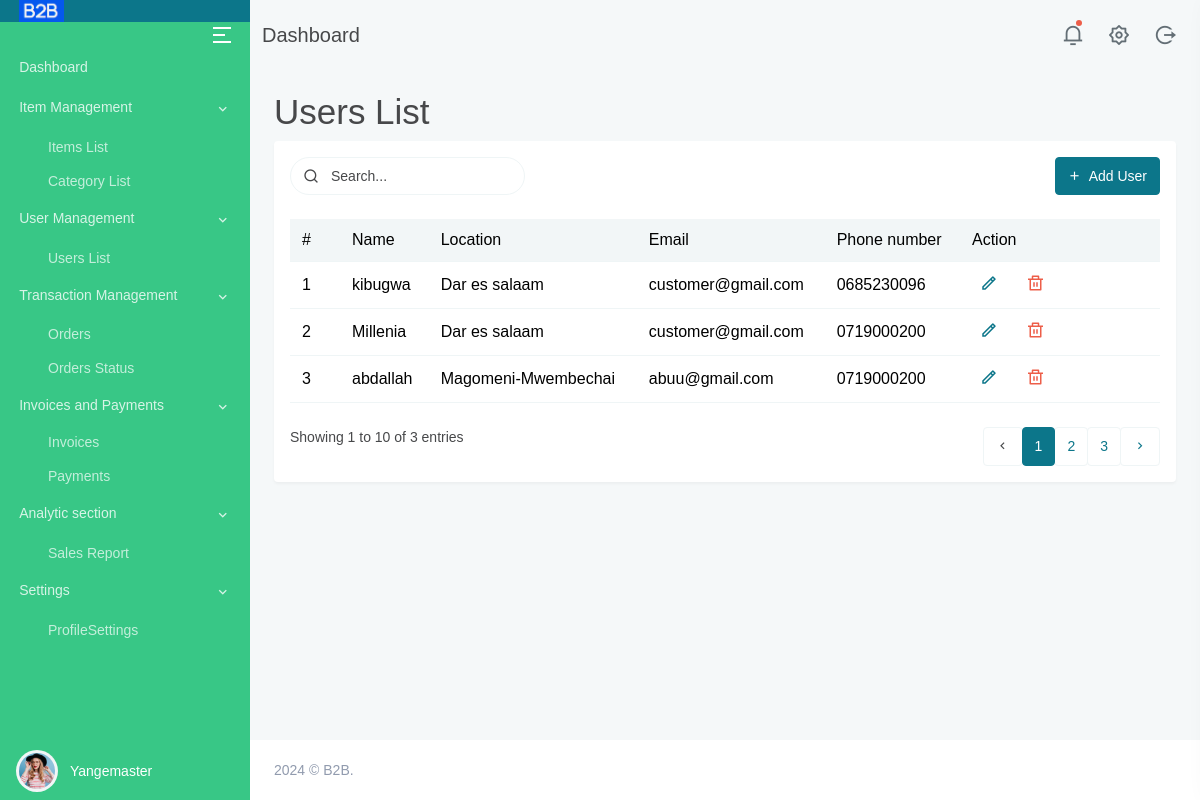
The page /userslist (signed in) on the database its author committed.
### main/models.py (models this page shows, shortened)
class Customer(models.Model):
    username = models.CharField(max_length=255, blank=True)
    email = models.EmailField(default="customer@gmail.com")
    location = models.CharField(max_length=200, default="Dar es salaam")
    phone_number = models.CharField(max_length=20, blank=True)

### main/views.py (the view)
# urls.py: path('userslist', views.userslist, name="userslist"),
@login_required
def userslist(request):
    customers = Customer.objects.all()
    return render(request, 'users-list.html', {'customers': customers})

### templates/users-list.html (shortened to what this page needs)
﻿{% extends "base.html" %}
{% load static %}
{% block content %}
    <div class="main-content">
        <div class="page-content">
            <div class="container-fluid">
                <h1>Users List</h1>
                <div class="row">
                    <div class="col-lg-12">
                        <div class="card">
                            <div class="card-body">
                                <div class="row mb-2">
                                    <div class="col-md-6">
                                        <div class="form-inline float-md-start mb-3">
                                            <div class="search-box me-2">
                                                <div class="position-relative">
                                                    <input type="text" class="form-control border" placeholder="Search...">
                                                    <i class="ri-search-line search-icon"></i>
                                                </div>
                                            </div>
                                        </div>
                                    </div>
                                    <div class="col-md-6">
                                        <div class="mb-3 float-end">
                                            <a href="{% url 'add_user' %}" class="btn btn-primary">
                                                <i class="mdi mdi-plus me-1"></i> Add User
                                            </a>
                                        </div>
                                    </div>
                                </div>
                                <div class="table-responsive mb-4">
                                    <table class="table table-hover table-nowrap align-middle mb-0">
                                        <thead class="bg-light">
                                            <tr>
                                                <th scope="col" style="width: 50px;">#</th>
                                                <th scope="col">Name</th>
                                                <th scope="col">Location</th>
                                                <th scope="col">Email</th>
                                                <th scope="col">Phone number</th>
                                                <th scope="col" style="width: 200px;">Action</th>
                                            </tr>
                                        </thead>
                                        <tbody>
                                            {% for customer in customers %}
                                            <tr>
                                                <th scope="row">{{ forloop.counter }}</th>
                                                <td>{{ customer.username }}</td>
                                                <td>{{ customer.location }}</td>
                                                <td>{{ customer.email }}</td>
                                                <td>{{ customer.phone_number }}</td>
                                                <td>
                                                    <ul class="list-inline mb-0">
                                                        <li class="list-inline-item">
                                                            <a href="{% url 'edit_user' user.id %}" class="px-2 text-primary"><i class="ri-pencil-line font-size-18"></i></a>
                                                        </li>
                                                        <li class="list-inline-item">
                                                            <a href="{%url 'delete_user' user.id %}" class="px-2 text-danger"><i class="ri-delete-bin-line font-size-18"></i></a>
                                                        </li>
                                                    </ul>
                                                </td>
                                            </tr>
                                            {% endfor %}
                                        </tbody>
                                    </table>
                                </div>
                                <div class="row mt-4">
                                    <div class="col-sm-6">
                                        <div>
                                            <p class="mb-sm-0">Showing 1 to 10 of {{ customers|length }} entries</p>
                                        </div>
                                    </div>
                                    <div class="col-sm-6">
                                        <div class="float-sm-end">
                                            <ul class="pagination mb-sm-0">
                                                <li class="page-item disabled">
                                                    <a href="#" class="page-link"><i class="mdi mdi-chevron-left"></i></a>
                                                </li>
                                                <li class="page-item active">
                                                    <a href="#" class="page-link">1</a>
                                                </li>
                                                <li class="page-item">
                                                    <a href="#" class="page-link">2</a>
                                                </li>
                                                <li class="page-item">
                                                    <a href="#" class="page-link">3</a>
                                                </li>
                                                <li class="page-item">
                                                    <a href="#" class="page-link"><i class="mdi mdi-chevron-right"></i></a>
                                                </li>
                                            </ul>
                                        </div>
                                    </div>
                                </div>
                            </div>
                        </div>
                    </div>
                </div>
            </div>
        </div>
        <footer class="footer">
            <div class="container-fluid">
                <div class="row">
                    <div class="col-sm-6">
                    </div>
                </div>
            </div>
        </footer>
    </div>
{% endblock %}

### templates/base.html (shortened to what this page needs)
{% load static %}
<!doctype html>
<html lang="en">
    <head>
    <link href="{% static 'assets/libs/jsvectormap/css/jsvectormap.min.css' %}" rel="stylesheet" type="text/css">
    <link href="{% static 'assets/css/bootstrap.min.css' %}" id="bootstrap-style" rel="stylesheet" type="text/css">
    <link href="{% static 'assets/css/icons.min.css' %}" rel="stylesheet" type="text/css">
    <link href="{% static 'assets/css/app.min.css' %}" id="app-style" rel="stylesheet" type="text/css">
    <link href="https://unicons.iconscout.com/release/v4.0.0/css/unicons.css" rel="stylesheet">
    </head>
    <body data-sidebar="colored">
        <div id="layout-wrapper">
            <header id="page-topbar">
                <div class="navbar-header">
                    <div class="d-flex">
                      <div class="page-title-box align-self-center d-none d-md-block">
                        <h4 class="page-title mb-0">Dashboard</h4>
                      </div>
                    </div>
                    <div class="d-flex">
                        <div class="dropdown d-inline-block">
                            <button type="button" class="btn header-item noti-icon waves-effect" id="page-header-notifications-dropdown" data-bs-toggle="dropdown" aria-expanded="false">
                                <i class="ri-notification-3-line"></i>
                                <span class="noti-dot"></span>
                            </button>
                        </div>
                        <div class="dropdown d-inline-block">
                            <a href="{% url 'settings' %}">
                                <button type="button" class="btn header-item noti-icon right-bar-toggle waves-effect">
                                    <i class="ri-settings-2-line"></i>
                                </button>
                            </a>
                        </div>
                        <div class="dropdown d-inline-block">
                            <a href="{% url 'logout' %}">
                                <button type="button" class="btn header-item noti-icon right-bar-toggle waves-effect">
                                    <i class="ri-logout-circle-r-line"></i>
                                </button>
                            </a>
                        </div>
                    </div>
                </div>
            </header>
            <div class="vertical-menu bg-success">
                 <div class="navbar-brand-box">
                    <a href="{% url 'index' % }" class="logo logo-light">
                        <span class="logo-lg">
                        <img src="{% static 'assets/images/B2B.png' %}" alt="logo-light" height="22">
                        </span>
                    </a>
                </div>
                <button type="button" class="btn btn-sm px-3 font-size-24 header-item waves-effect vertical-menu-btn" id="vertical-menu-btn">
                    <i class="ri-menu-2-line align-middle"></i>
                </button>
                <div data-simplebar="" class="vertical-scroll">
                    <div id="sidebar-menu">
                         <ul class="metismenu list-unstyled" id="side-menu">
                            <li>
                                <a href="{% url 'index' % }" class="waves-effect">
                                    <span>Dashboard</span>
                                </a>
                            </li>
                            <li>
                                <a href="javascript: void(0);" class="has-arrow waves-effect">
                                    <span>Item Management </span>
                                </a>
                                <ul class="sub-menu" aria-expanded="false">
                                    <li><a href="{% url 'item_list' %}">Items List</a></li>
                                    <li><a href="{% url 'category_list' %}">Category  List</a></li>
                                </ul>
                            </li>
                            <li>
                                <a href="javascript: void(0);" class="has-arrow waves-effect">
                                    <span>User Management </span>
                                </a>
                                <ul class="sub-menu" aria-expanded="false">
                                    <li><a href="{% url 'userslist' %}">Users List</a></li>
                                </ul>
                            </li>
                            <li>
                                <a href="javascript: void(0);" class="has-arrow waves-effect">
                                    <span>Transaction Management</span>
                                </a>
                                        <ul class="sub-menu" aria-expanded="false">
                                            <li><a href="{% url 'orders' %}">Orders</a></li>
                                            <li><a href="">Orders Status</a></li>
                                        </ul>
                            </li>
                                    <li>
                                        <a href="javascript: void(0);" class="has-arrow">Invoices and Payments</a>
                                        <ul class="sub-menu" aria-expanded="false">
                                            <li><a href="{% url 'invoices'%}">Invoices</a></li>
                                            <li><a href="{% url 'payments' %}">Payments</a></li>
                                        </ul>
                                    </li>
                            <li>
                                <a href="javascript: void(0);" class="has-arrow waves-effect">
                                    <span>Analytic section</span>
                                </a>
                                <ul class="sub-menu" aria-expanded="true">
                                    <li><a href="#">Sales Report</a></li>
                                </ul>
                            </li>
                            <li>
                                <a href="javascript: void(0);" class="has-arrow waves-effect">
                                    <span>Settings</span>
                                </a>
                                <ul class="sub-menu" aria-expanded="true">
                                    <li><a href="{% url 'settings'%}">ProfileSettings</a></li>
                                </ul>
                            </li>
                     </ul>
                    </div>
                </div>
                <div class="dropdown px-3 sidebar-user sidebar-user-info">
                    <button type="button" class="btn w-100 px-0 border-0" id="page-header-user-dropdown" data-bs-toggle="dropdown" aria-haspopup="true" aria-expanded="false">
                        <span class="d-flex align-items-center">
                            <div class="flex-shrink-0">
                                    <img src="{% static 'assets/images/users/avatar-2.jpg' %}" class="img-fluid header-profile-user rounded-circle" alt="">
                            </div>
                            <div class="flex-grow-1 ms-2 text-start">
                                <span class="ms-1 fw-medium user-name-text">{{ request.user.username }}</span>
                            </div>
                        </span>
                    </button>
                </div>
            </div>
    {% block content %}
    {% endblock content %}
            <footer class="footer">
                <div class="container-fluid">
                    <div class="row">
                        <div class="col-sm-6">
                            <script>document.write(new Date().getFullYear())</script> © B2B.
                        </div>
                    </div>
                </div>
            </footer>
        </div>
</body>
</html>

### rows shown on the page
Customer: username "kibugwa", location "Dar es salaam", email "customer@gmail.com", phone_number "0685230096"
Customer: username "Millenia", location "Dar es salaam", email "customer@gmail.com", phone_number "0719000200"
Customer: username "abdallah", location "Magomeni-Mwembechai", email "abuu@gmail.com", phone_number "0719000200"

### other values the page prints
{{ request.user.username }} "Yangemaster"
{{ customers|length }} "3"
